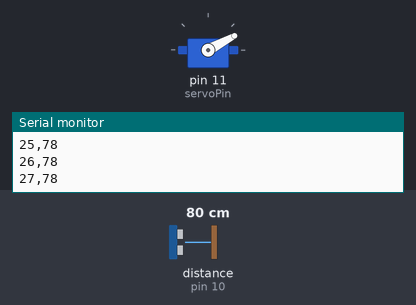
This sketch was run on a simulated Arduino Uno, built with avr-gcc and run on an emulated ATmega328P. Parts: servo, the last lines printed to the serial monitor. Wiring (inferred from the names in the program): ultrasonic range finder: trigger pin 9; echo pin 10. The test bench sets the inputs (shaded band); at power-on: distance to the obstacle (sensor on pin 10) 80 cm. The echo pulse lasts 58.3 µs per cm.

Above: at 2.28 s.
2.3 s: distance to the obstacle (sensor on pin 10) set to 4 cm
At 2.78 s:
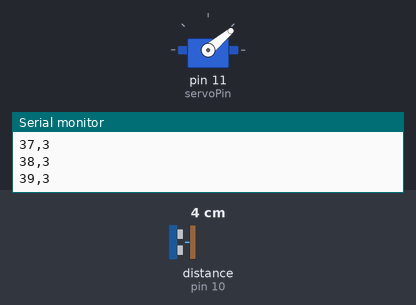
5.3 s: distance to the obstacle (sensor on pin 10) set to 60 cm
At 5.45 s:
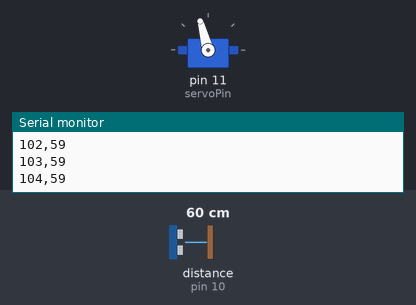
8.3 s: distance to the obstacle (sensor on pin 10) set to 2 cm
At 8.74 s:
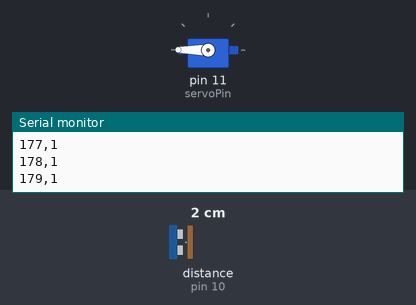
Timing chart, 0 to 17.3 s (numbered marks = the images above; inputs shaded):
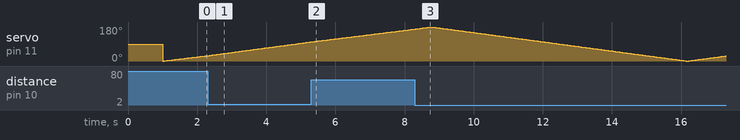

The sketch:

Arduino_Radar.ino
```cpp
#include <Servo.h>

Servo radarServo;

const int trigPin = 9;
const int echoPin = 10;
const int servoPin = 11;

void setup() {
  Serial.begin(9600);

  pinMode(trigPin, OUTPUT);
  pinMode(echoPin, INPUT);

  radarServo.attach(servoPin);
  radarServo.write(90);

  delay(1000);
}

long getDistance() {
  digitalWrite(trigPin, LOW);
  delayMicroseconds(2);

  digitalWrite(trigPin, HIGH);
  delayMicroseconds(10);
  digitalWrite(trigPin, LOW);

  long duration = pulseIn(echoPin, HIGH, 30000);

  if (duration == 0) {
    return 400;
  }

  long distance = duration * 0.034 / 2;

  if (distance > 400) {
    distance = 400;
  }

  return distance;
}

void scan(int startAngle, int endAngle, int step) {

  for (int angle = startAngle;
       (step > 0) ? angle <= endAngle : angle >= endAngle;
       angle += step) {

    radarServo.write(angle);
    delay(25);

    long distance = getDistance();

    Serial.print(angle);
    Serial.print(",");
    Serial.println(distance);

    delay(15);
  }
}

void loop() {

  // 0° → 180°
  scan(0, 180, 1);

  // 180° → 0°
  scan(180, 0, -1);
}
```
